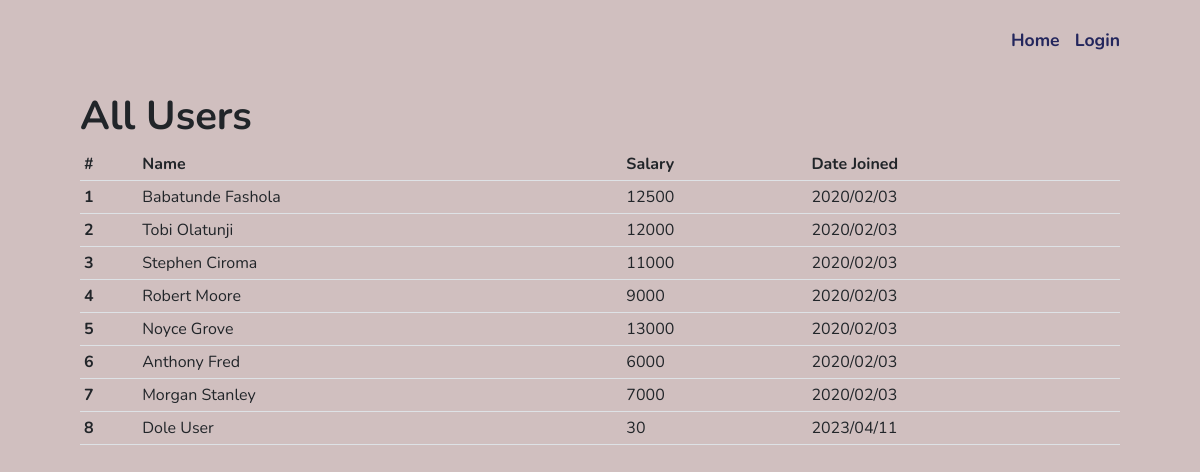
Page /home/all-users on the earlier database version.
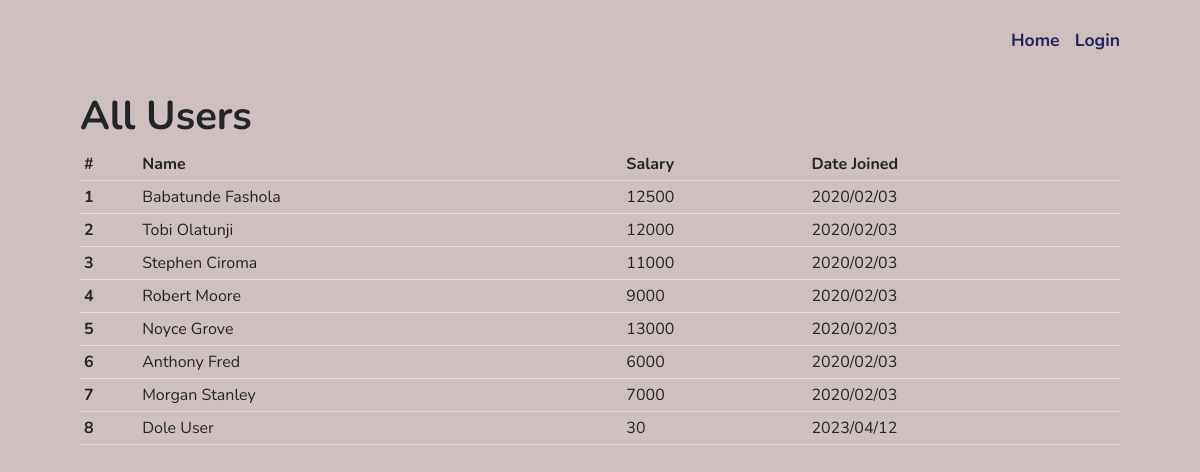
Same page on the later database version.
### app/models.py (models this page shows, shortened)
class User(database.Model, UserMixin):
    __tablename__ = 'Users'
    id = database.Column(database.Integer, autoincrement = True, primary_key = True)
    name = database.Column(database.String(100), nullable=False, unique = True)
    salary = database.Column(database.Integer, nullable=False)
    password = database.Column(database.String(60), default = 'dole')
    time_created = database.Column(database.DateTime, nullable=False, default=datetime.utcnow)

### app/home/views.py (the view)
@home_blueprint.route('/all-users', methods=['GET'])
def all_users():
    all_users = User.query.all()
    all_units = Unit.query.all()
    return render_template('home/home.html', users = all_users, units = all_units, title = "Users")

### app/templates/home/home.html (shortened to what this page needs)
{% set active_page = "home" %}
{% extends "base/base.html" %}
{% block otherstyle %}
<link rel="stylesheet" href='/static/css/home.css' />
{% endblock %}
{% block content %}
<div class="panel-list">
    <h1>All Users</h1>
    <div class="row row-content">
        <div class="table-responsive-sm col-12">
            {% if users|length > 0 %}
            <table class="table table-sm table-panel table-desktop">
                <thead>
                <tr>
                    <th scope="col th-sm">#</th>
                    <th scope="col th-sm">Name</th>
                    <th scope="col th-sm">Salary</th>
                    <th scope="col th-sm">Date Joined</th>
                </tr>
                </thead>
                <tbody>
                {% for user in users %}
                    <tr class='clickable-row' jkjk = '890'
                    custom_url = "{{ url_for('home.user_detail', user_id = user.id) }}" >
                        <th scope="row">{{ loop.index }}</th>
                        <td>{{ user.name |title }}</td>
                        <td>{{ user.salary}}</td>
                        <td>{{ user.time_created.strftime('%Y/%m/%d') }}</td>
                    </tr>
                {% endfor %}
                </tbody>
            </table>
            {% else %}
            <div class="text-center empty-table" style="display: block;">No Users to display</div>
            {% endif %}
        </div>
    </div>
</div>
{% endblock %}

### app/templates/base/base.html (shortened to what this page needs)
<!DOCTYPE html>
<html lang="en">
<head>
    <link href="https://cdn.jsdelivr.net/npm/bootstrap@5.2.3/dist/css/bootstrap.min.css" rel="stylesheet">
    <link rel="stylesheet" href='/static/css/base.css' />
    {% block otherstyle %}{% endblock %}
</head>
<body>
    <div class="top-bar">
        {% block righnav %}
            <div class="right-links">
                <a href="{{ url_for('home.all_users')}}">Home</a>
                {%if current_user.is_authenticated%}
                <a href="{{ url_for('home.upload_excel')}}">Upload Excel</a>
                <a href="{{ url_for('home.company_stats')}}">Company Stats</a>
                <a class="log-out" href="{{ url_for('auth.logout')}}">Logout</a>
                {%else%}
                <a href="{{ url_for('auth.login')}}">Login</a>
                {%endif%}
            </div>
        {%endblock%}
    </div>
        {% block content %}
        {% endblock %}
</body>
</html>

### app/static/css/base.css (style rules this page uses)
body { background-color: rgb(208, 191, 191); font-family: Nunito; }
body > div { padding: 0; padding: 0 5em 0 5em; width: calc(100% -10em); margin: 0; }
div.top-bar { display: flex; height: 80px; justify-content: space-between; align-items: center; margin-bottom: 12px; }
div.right-links { display: flex; flex-direction: row; align-items: center; justify-content: space-between; }
div.right-links a { text-decoration: none; color: #23265d; font-size: 1.1em; font-weight: 700; display: block; margin-left: 15px; }
div.right-links a:nth-child(1) { margin-left: 0; }

### app/static/css/home.css (style rules this page uses)
h1 { font-weight: 700; }

Differences in the rows shown:
changed User "Dole User": time_created "2023/04/11" → "2023/04/12"
